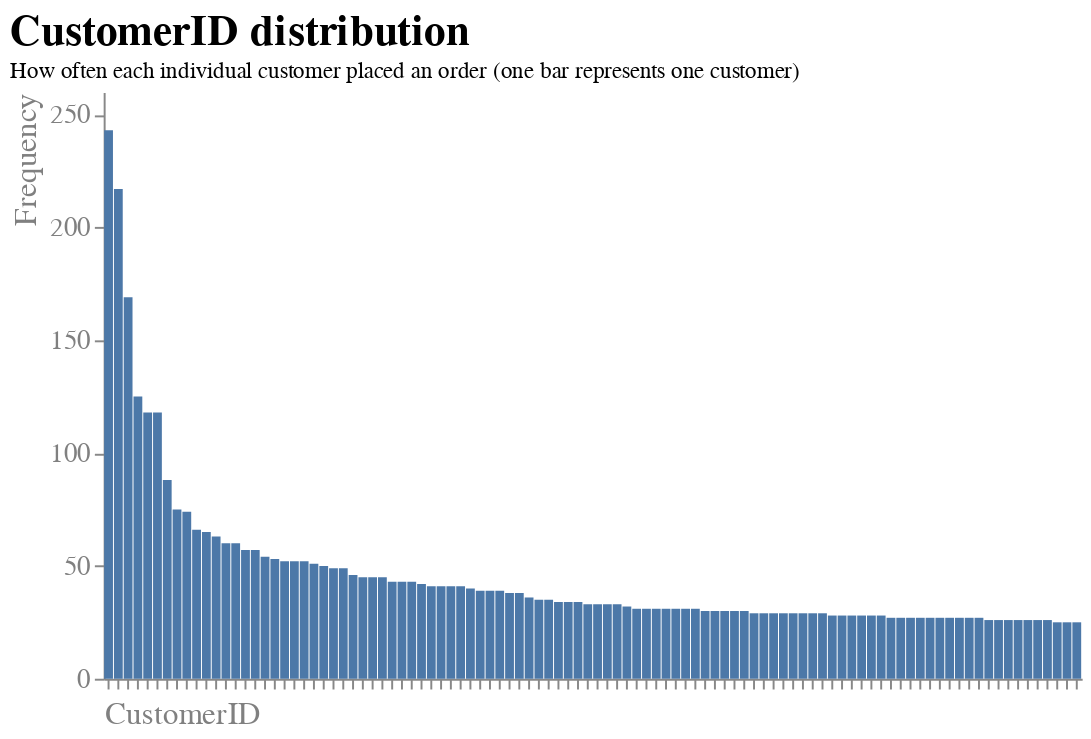

Notebook cell for this chart:
### Markdown cell above
##### Chart Beschreibung
Eine weitere Interessante Beobachtung, insbesondere unter Berücksichtigung der Tatsache, dass der betrachtete Online Shop Geschäftskunden als auch Privatkunden bedient, ist die Verteilung der Bestellungen pro Kunde (hier repräsentiert durch die Kundennummer). Bei der folgenden Visualisierung handelt es sich um ein Balkendiagramm, welches eine einfache visuelle Vergleichbarkeit herstellt. Gridlinien sind auch hier nicht vonnöten, da es um die Tendenz und nicht um die genauen Werte geht. Der Fokus wird durch einen aussagekräftigen Titel und erklärenden Untertitel hergestellt. Das Design ist schlicht und simpel gehalten.

### Code cell
# Häufigkeit der Werte in CustomerID
grouped = df.groupby('InvoiceNo').agg({'CustomerID': 'first'})

x = grouped['CustomerID']

df_customer = pd.value_counts(x)

df_customer = df_customer.reset_index()
df_customer.columns = ["CustomerID", "Frequency"]
df_customer = df_customer.sort_values(by='Frequency', ascending=False)

# Top 100 Kunden mit den meisten Bestellungen
df_top100 = df_customer.head(100)
ranking = list(df_top100['CustomerID'])

# Barplot erstellen
barplot = alt.Chart(df_top100).mark_bar().encode(
y=alt.Y("Frequency:Q", 
                        axis=alt.Axis(title = "Frequency",
                        grid=False,
                        labelAngle=0,
                        titleAnchor="end",
    )),

    x=alt.X("CustomerID:N", 
                        sort=ranking,
                        axis=alt.Axis(title = "CustomerID",
                        labels=False,
                        grid=False,
                        labelAngle=0,
                        titleAnchor="start",
                        
    )),
).configure_view(
    strokeWidth=0
).configure_title(
    fontSize=22,
    font="Arial",
    color="black",
    anchor="start"
).configure_axis(
    labelFont="Arial",
    titleFont="Arial",
    labelFontSize=14,
    titleFontSize=16,
    titleFontWeight="normal",
    labelColor="grey",
    titleColor="grey"
).properties(
    title={"text":["CustomerID distribution"], "subtitle":["How often each individual customer placed an order (one bar represents one customer)"]}, width=500, height=300
)

# Ausgabe des Barplots
barplot

### Figure 1 — Vega-Lite specification as saved in the notebook (floating-point values rounded to 4 significant figures)
{"config": {"view": {"continuousWidth": 400, "continuousHeight": 300, "strokeWidth": 0}, "axis": {"labelColor": "grey", "labelFont": "Arial", "labelFontSize": 14, "titleColor": "grey", "titleFont": "Arial", "titleFontSize": 16, "titleFontWeight": "normal"}, "title": {"anchor": "start", "color": "black", "font": "Arial", "fontSize": 22}}, "data": {"name": "data-4b5f08c260f868b31e117b252554bd40"}, "mark": "bar", "encoding": {"x": {"axis": {"grid": false, "labelAngle": 0, "labels": false, "title": "CustomerID", "titleAnchor": "start"}, "field": "CustomerID", "sort": [14910.0, 12750.0, 17840.0, 14610.0, 15310.0, 13090.0, 12970.0, 13410.0, 14650.0, 16030.0, 14160.0, 13800.0, 18100.0, 16420.0, 14530.0, 13690.0, 15060.0, 15190.0, 13770.0, 16010.0, 15040.0, 17810.0, 12920.0, 17950.0, 17450.0, 16130.0, 17510.0, 14300.0, 12470.0, 17680.0, 13080.0, 13530.0, 17390.0, 17320.0, 17680.0, 13100.0, 13470.0, 13780.0, 13110.0, 16840.0, 17960.0, 15080.0, 13200.0, 13320.0, 15000.0, 17850.0, 13260.0, 15160.0, 12900.0, 17430.0, 14740.0, 13600.0, 12570.0, 14190.0, 17580.0, 15860.0, 12680.0, 14180.0, 18120.0, 18110.0, 17760.0, 12470.0, 15500.0, 17380.0, 17240.0, 16680.0, 15770.0, 13670.0, 14060.0, 13850.0, 15360.0, 16700.0, 13020.0, 16520.0, 16780.0, 14850.0, 12720.0, 16170.0, 13050.0, 16520.0, 14800.0, 13100.0, 13070.0, 16030.0, 13270.0, 17020.0, 17860.0, 14690.0, 14670.0, 15620.0, 16730.0, 12710.0, 14050.0, 18220.0, 16920.0, 12840.0, 12680.0, 16160.0, 14530.0, 18170.0], "type": "nominal"}, "y": {"axis": {"grid": false, "labelAngle": 0, "title": "Frequency", "titleAnchor": "end"}, "field": "Frequency", "type": "quantitative"}}, "height": 300, "title": {"text": ["CustomerID distribution"], "subtitle": ["How often each individual customer placed an order (one bar represents one customer)"]}, "width": 500, "$schema": "https://vega.github.io/schema/vega-lite/v4.17.0.json", "datasets": {"data-4b5f08c260f868b31e117b252554bd40": [{"CustomerID": 14910.0, "Frequency": 243}, {"CustomerID": 12750.0, "Frequency": 217}, {"CustomerID": 17840.0, "Frequency": 169}, {"CustomerID": 14610.0, "Frequency": 125}, {"CustomerID": 15310.0, "Frequency": 118}, {"CustomerID": 13090.0, "Frequency": 118}, {"CustomerID": 12970.0, "Frequency": 88}, {"CustomerID": 13410.0, "Frequency": 75}, {"CustomerID": 14650.0, "Frequency": 74}, {"CustomerID": 16030.0, "Frequency": 66}, {"CustomerID": 14160.0, "Frequency": 65}, {"CustomerID": 13800.0, "Frequency": 63}, {"CustomerID": 18100.0, "Frequency": 60}, {"CustomerID": 16420.0, "Frequency": 60}, {"CustomerID": 14530.0, "Frequency": 57}, {"CustomerID": 13690.0, "Frequency": 57}, {"CustomerID": 15060.0, "Frequency": 54}, {"CustomerID": 15190.0, "Frequency": 53}, {"CustomerID": 13770.0, "Frequency": 52}, {"CustomerID": 16010.0, "Frequency": 52}, {"CustomerID": 15040.0, "Frequency": 52}, {"CustomerID": 17810.0, "Frequency": 51}, {"CustomerID": 12920.0, "Frequency": 50}, {"CustomerID": 17950.0, "Frequency": 49}, {"CustomerID": 17450.0, "Frequency": 49}, {"CustomerID": 16130.0, "Frequency": 46}, {"CustomerID": 17510.0, "Frequency": 45}, {"CustomerID": 14300.0, "Frequency": 45}, {"CustomerID": 12470.0, "Frequency": 45}, {"CustomerID": 17680.0, "Frequency": 43}, {"CustomerID": 13080.0, "Frequency": 43}, {"CustomerID": 13530.0, "Frequency": 43}, {"CustomerID": 17390.0, "Frequency": 42}, {"CustomerID": 17320.0, "Frequency": 41}, {"CustomerID": 17680.0, "Frequency": 41}, {"CustomerID": 13100.0, "Frequency": 41}, {"CustomerID": 13470.0, "Frequency": 41}, {"CustomerID": 13780.0, "Frequency": 40}, {"CustomerID": 13110.0, "Frequency": 39}, {"CustomerID": 16840.0, "Frequency": 39}, {"CustomerID": 17960.0, "Frequency": 39}, {"CustomerID": 15080.0, "Frequency": 38}, {"CustomerID": 13200.0, "Frequency": 38}, {"CustomerID": 13320.0, "Frequency": 36}, {"CustomerID": 15000.0, "Frequency": 35}, {"CustomerID": 17850.0, "Frequency": 35}, {"CustomerID": 13260.0, "Frequency": 34}, {"CustomerID": 15160.0, "Frequency": 34}, {"CustomerID": 12900.0, "Frequency": 34}, {"CustomerID": 17430.0, "Frequency": 33}, {"CustomerID": 14740.0, "Frequency": 33}, {"CustomerID": 13600.0, "Frequency": 33}, {"CustomerID": 12570.0, "Frequency": 33}, {"CustomerID": 14190.0, "Frequency": 32}, {"CustomerID": 17580.0, "Frequency": 31}, {"CustomerID": 15860.0, "Frequency": 31}, {"CustomerID": 12680.0, "Frequency": 31}, {"CustomerID": 14180.0, "Frequency": 31}, {"CustomerID": 18120.0, "Frequency": 31}, {"CustomerID": 18110.0, "Frequency": 31}, {"CustomerID": 17760.0, "Frequency": 31}, {"CustomerID": 12470.0, "Frequency": 30}, {"CustomerID": 15500.0, "Frequency": 30}, {"CustomerID": 17380.0, "Frequency": 30}, {"CustomerID": 17240.0, "Frequency": 30}, {"CustomerID": 16680.0, "Frequency": 30}, {"CustomerID": 15770.0, "Frequency": 29}, {"CustomerID": 13670.0, "Frequency": 29}, {"CustomerID": 14060.0, "Frequency": 29}, {"CustomerID": 13850.0, "Frequency": 29}, {"CustomerID": 15360.0, "Frequency": 29}, {"CustomerID": 16700.0, "Frequency": 29}, {"CustomerID": 13020.0, "Frequency": 29}, {"CustomerID": 16520.0, "Frequency": 29}, {"CustomerID": 16780.0, "Frequency": 28}, {"CustomerID": 14850.0, "Frequency": 28}, {"CustomerID": 12720.0, "Frequency": 28}, {"CustomerID": 16170.0, "Frequency": 28}, {"CustomerID": 13050.0, "Frequency": 28}, {"CustomerID": 16520.0, "Frequency": 28}, {"CustomerID": 14800.0, "Frequency": 27}, {"CustomerID": 13100.0, "Frequency": 27}, {"CustomerID": 13070.0, "Frequency": 27}, {"CustomerID": 16030.0, "Frequency": 27}, {"CustomerID": 13270.0, "Frequency": 27}, {"CustomerID": 17020.0, "Frequency": 27}, {"CustomerID": 17860.0, "Frequency": 27}, {"CustomerID": 14690.0, "Frequency": 27}, {"CustomerID": 14670.0, "Frequency": 27}, {"CustomerID": 15620.0, "Frequency": 27}, {"CustomerID": 16730.0, "Frequency": 26}, {"CustomerID": 12710.0, "Frequency": 26}, {"CustomerID": 14050.0, "Frequency": 26}, {"CustomerID": 18220.0, "Frequency": 26}, {"CustomerID": 16920.0, "Frequency": 26}, {"CustomerID": 12840.0, "Frequency": 26}, {"CustomerID": 12680.0, "Frequency": 26}, {"CustomerID": 16160.0, "Frequency": 25}, {"CustomerID": 14530.0, "Frequency": 25}, {"CustomerID": 18170.0, "Frequency": 25}]}}
